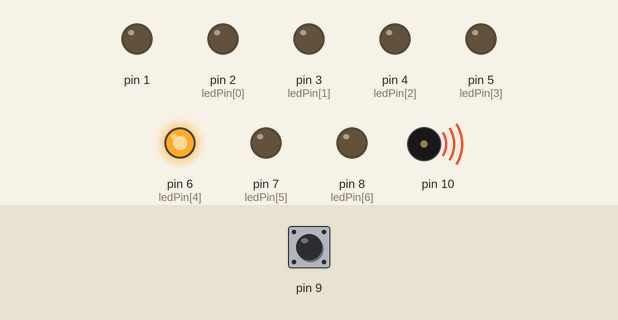
A sketch run on a simulated Arduino Uno, built with avr-gcc and run on an emulated ATmega328P. Shown: output pins drawn as LEDs (lit = HIGH), buzzer (waves = sounding). Dashed ring = blinking. The test bench sets the inputs (shaded band); at power-on: pin 9 HIGH.

Above: at 1.7 s.
1.8 s: pin 9 pulled LOW for 0.55 s
At 3.4 s:
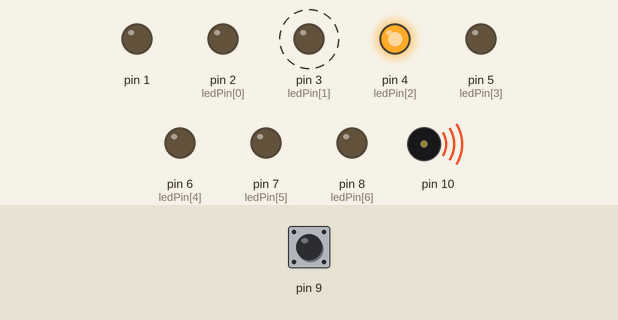
4.8 s: pin 9 pulled LOW for 1 s
At 8.1 s:
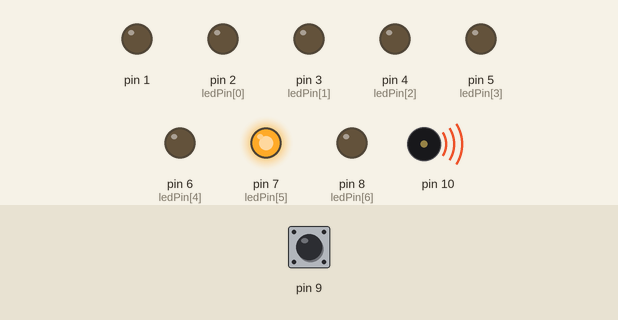
8.8 s: pin 9 pulled LOW for 3.2 s
At 13.3 s:
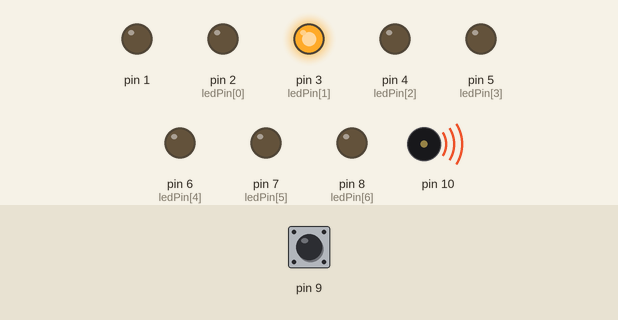
Timing chart, 0 to 19.5 s (numbered marks = the images above; inputs shaded):
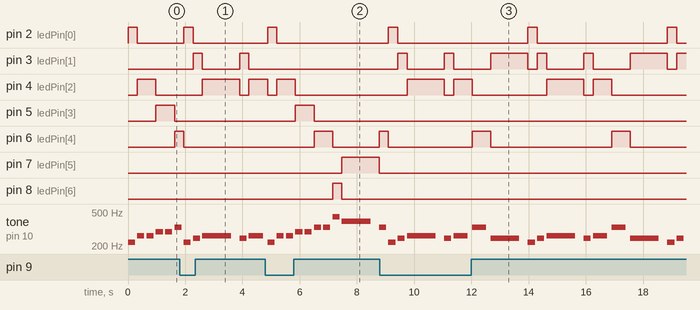

Measured:
- after the input at 1.8 s, pin 2 (ledPin[0]): LOW → HIGH after 0.15 s, → LOW 0.33 s later; pin 3 (ledPin[1]): alternates HIGH for 0.33 s and LOW for 1.3 s, starting after 0.48 s
- after the input at 4.8 s, pin 3 (ledPin[1]): stops changing and stays LOW; pin 5 (ledPin[3]): LOW → HIGH after 1.1 s, → LOW 0.65 s later; pin 7 (ledPin[5]): LOW → HIGH after 2.7 s, → LOW 1.3 s later; pin 8 (ledPin[6]): LOW → HIGH after 2.4 s, → LOW 0.33 s later
- after the input at 8.8 s, pin 3 (ledPin[1]): LOW → HIGH after 0.63 s, → LOW 0.33 s later, → HIGH 1.3 s later, → LOW 0.33 s later, … (13 changes in this stretch); pin 5 (ledPin[3]), pin 7 (ledPin[5]), pin 8 (ledPin[6]): stops changing and stays LOW
- by itself, tone on pin 10: repeats every 4.9 s: 220 Hz 0.25 s, silent 0.08 s, 247 Hz 0.25 s, silent 0.08 s, 262 Hz 1.0 s, silent 0.30 s, 247 Hz 0.25 s, silent 0.08 s, 262 Hz 0.50 s, silent 0.15 s, 330 Hz 0.50 s, silent 0.15 s, 247 Hz 1.0 s, silent 0.30 s

The sketch:

LED____.ino
```cpp
#include "pitches.h"

// notes in the melody:
int melody1[] = {
  NOTE_A3, NOTE_C4, NOTE_C4, NOTE_D4, NOTE_D4, NOTE_E4 , NOTE_E4, NOTE_A4, NOTE_G4, NOTE_E4, NOTE_D4
};

// note durations: 4 = quarter note, 8 = eighth note, etc.:
int noteDurations1[] = {
  4, 4, 4, 4, 4, 4, 4, 4, 1, 4, 2
};
int melody2[]={
  NOTE_A3, NOTE_B3, NOTE_C4, NOTE_B3, NOTE_C4, NOTE_E4 , NOTE_B3
};
int noteDurations2[] = {
  4, 4, 1, 4, 2, 2, 1
};
int melodyNumber=0;
bool previousState=1,presentState=1;
int ledState;

int ledPin[]={
  2, 3, 4, 5, 6, 7, 8
};

void setup() {
  // iterate over the notes of the melody:
  pinMode(9,INPUT_PULLUP);
  for(int thisLed=0; thisLed<8; thisLed++){
    pinMode(ledPin[thisLed], OUTPUT);
  }
}


void loop() {
  // no need to repeat the melody.

  if(melodyNumber==0){
      for (int thisNote = 0; thisNote < 11; thisNote++){
            // to calculate the note duration, take one second divided by the note type.
            //e.g. quarter note = 1000 / 4, eighth note = 1000/8, etc.
          int noteDuration = 1000 / noteDurations1[thisNote];
          tone(10, melody1[thisNote], noteDuration);


          if(melody1[thisNote]==NOTE_A3){
            digitalWrite(ledPin[0], HIGH);
            ledState=ledPin[0];
          }
          else if(melody1[thisNote]==NOTE_B3){
            digitalWrite(ledPin[1], HIGH);
            ledState=ledPin[1];
          }
          else if(melody1[thisNote]==NOTE_C4){
            digitalWrite(ledPin[2], HIGH);
            ledState=ledPin[2];
          }
          else if(melody1[thisNote]==NOTE_D4){
            digitalWrite(ledPin[3], HIGH);
            ledState=ledPin[3];
          }
          else if(melody1[thisNote]==NOTE_E4){
            digitalWrite(ledPin[4], HIGH);
            ledState=ledPin[4];
          }
          else if(melody1[thisNote]==NOTE_G4){
            digitalWrite(ledPin[5], HIGH);
            ledState=ledPin[5];
          }
          else if(melody1[thisNote]==NOTE_A4){
            digitalWrite(ledPin[6], HIGH);
            ledState=ledPin[6];
          }

            // to distinguish the notes, set a minimum time between them.
            // the note's duration + 30% seems to work well:
          int pauseBetweenNotes = noteDuration * 1.30;
          delay(pauseBetweenNotes);
          // stop the tone playing:
          noTone(10);

          digitalWrite(ledState, LOW);


          presentState=digitalRead(9);
          if(presentState==0&&previousState==1){
              melodyNumber++;
              thisNote=11;
          }
          previousState=presentState;
      }
  }
  if(melodyNumber==1){
    for (int thisNote = 0; thisNote < 7; thisNote++){
      // to calculate the note duration, take one second divided by the note type.
     //e.g. quarter note = 1000 / 4, eighth note = 1000/8, etc.
      int noteDuration = 1000 / noteDurations2[thisNote];
      tone(10, melody2[thisNote], noteDuration);

      if(melody2[thisNote]==NOTE_A3){
            digitalWrite(ledPin[0], HIGH);
            ledState=ledPin[0];
          }
          else if(melody2[thisNote]==NOTE_B3){
            digitalWrite(ledPin[1], HIGH);
            ledState=ledPin[1];
          }
          else if(melody2[thisNote]==NOTE_C4){
            digitalWrite(ledPin[2], HIGH);
            ledState=ledPin[2];
          }
          else if(melody2[thisNote]==NOTE_D4){
            digitalWrite(ledPin[3], HIGH);
            ledState=ledPin[3];
          }
          else if(melody2[thisNote]==NOTE_E4){
            digitalWrite(ledPin[4], HIGH);
            ledState=ledPin[4];
          }
          else if(melody2[thisNote]==NOTE_G4){
            digitalWrite(ledPin[5], HIGH);
            ledState=ledPin[5];
          }
          else if(melody2[thisNote]==NOTE_A4){
            digitalWrite(ledPin[6], HIGH);
            ledState=ledPin[6];
      }


      // to distinguish the notes, set a minimum time between them.
      // the note's duration + 30% seems to work well:
      int pauseBetweenNotes = noteDuration * 1.30;
      delay(pauseBetweenNotes);
      // stop the tone playing:
      noTone(10);

      digitalWrite(ledState, LOW);

      presentState=digitalRead(9);
      if(presentState==0&&previousState==1){
        melodyNumber--;
        thisNote=7;
      }
      previousState=presentState;
    }
  }
}
```
